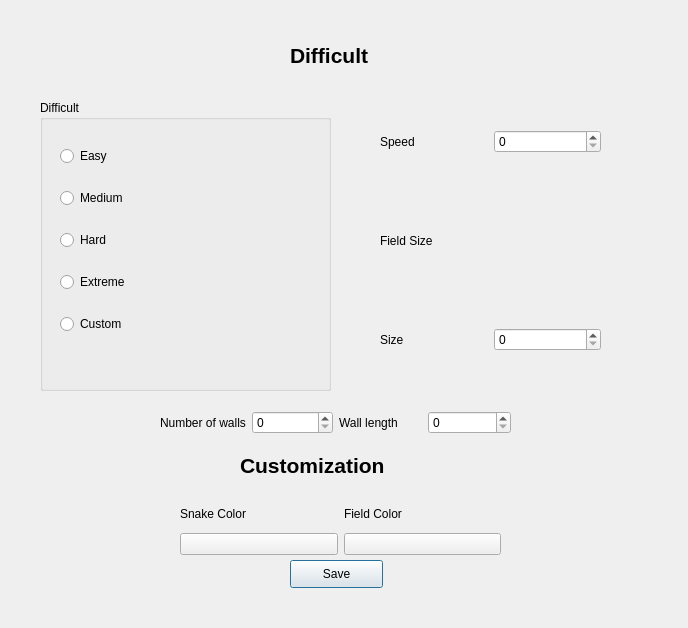
<?xml version="1.0" encoding="UTF-8"?>
<ui version="4.0">
 <class>Settings</class>
 <widget class="QDialog" name="Settings">
  <property name="geometry">
   <rect>
    <x>0</x>
    <y>0</y>
    <width>688</width>
    <height>628</height>
   </rect>
  </property>
  <property name="windowTitle">
   <string>Dialog</string>
  </property>
  <widget class="QLabel" name="lblDifficult">
   <property name="geometry">
    <rect>
     <x>290</x>
     <y>40</y>
     <width>191</width>
     <height>31</height>
    </rect>
   </property>
   <property name="font">
    <font>
     <pointsize>16</pointsize>
     <weight>75</weight>
     <bold>true</bold>
    </font>
   </property>
   <property name="text">
    <string>Difficult</string>
   </property>
  </widget>
  <widget class="QGroupBox" name="groupBox">
   <property name="geometry">
    <rect>
     <x>40</x>
     <y>100</y>
     <width>291</width>
     <height>291</height>
    </rect>
   </property>
   <property name="title">
    <string>Difficult</string>
   </property>
   <widget class="QWidget" name="layoutWidget">
    <property name="geometry">
     <rect>
      <x>20</x>
      <y>30</y>
      <width>221</width>
      <height>221</height>
     </rect>
    </property>
    <layout class="QVBoxLayout" name="verticalLayout">
     <item>
      <widget class="QRadioButton" name="rbEasy">
       <property name="text">
        <string>Easy</string>
       </property>
      </widget>
     </item>
     <item>
      <widget class="QRadioButton" name="rbMedium">
       <property name="text">
        <string>Medium</string>
       </property>
      </widget>
     </item>
     <item>
      <widget class="QRadioButton" name="rbHard">
       <property name="text">
        <string>Hard</string>
       </property>
      </widget>
     </item>
     <item>
      <widget class="QRadioButton" name="rbExtreme">
       <property name="text">
        <string>Extreme</string>
       </property>
      </widget>
     </item>
     <item>
      <widget class="QRadioButton" name="rbCustom">
       <property name="text">
        <string>Custom</string>
       </property>
      </widget>
     </item>
    </layout>
   </widget>
  </widget>
  <widget class="QPushButton" name="SaveButton">
   <property name="geometry">
    <rect>
     <x>290</x>
     <y>560</y>
     <width>93</width>
     <height>28</height>
    </rect>
   </property>
   <property name="text">
    <string>Save</string>
   </property>
  </widget>
  <widget class="QLabel" name="label_5">
   <property name="geometry">
    <rect>
     <x>240</x>
     <y>450</y>
     <width>211</width>
     <height>31</height>
    </rect>
   </property>
   <property name="font">
    <font>
     <pointsize>16</pointsize>
     <weight>75</weight>
     <bold>true</bold>
    </font>
   </property>
   <property name="text">
    <string>Customization</string>
   </property>
  </widget>
  <widget class="QWidget" name="layoutWidget">
   <property name="geometry">
    <rect>
     <x>380</x>
     <y>130</y>
     <width>221</width>
     <height>221</height>
    </rect>
   </property>
   <layout class="QVBoxLayout" name="verticalLayout_2">
    <item>
     <layout class="QHBoxLayout" name="horizontalLayout">
      <item>
       <widget class="QLabel" name="label">
        <property name="text">
         <string>Speed</string>
        </property>
       </widget>
      </item>
      <item>
       <widget class="QSpinBox" name="snakeSpeed"/>
      </item>
     </layout>
    </item>
    <item>
     <widget class="QLabel" name="label_2">
      <property name="text">
       <string>Field Size</string>
      </property>
     </widget>
    </item>
    <item>
     <layout class="QHBoxLayout" name="horizontalLayout_2">
      <item>
       <widget class="QLabel" name="label_3">
        <property name="text">
         <string>Size</string>
        </property>
       </widget>
      </item>
      <item>
       <widget class="QSpinBox" name="fieldSize"/>
      </item>
     </layout>
    </item>
   </layout>
  </widget>
  <widget class="QWidget" name="layoutWidget">
   <property name="geometry">
    <rect>
     <x>0</x>
     <y>0</y>
     <width>2</width>
     <height>2</height>
    </rect>
   </property>
   <layout class="QHBoxLayout" name="horizontalLayout_4"/>
  </widget>
  <widget class="QWidget" name="layoutWidget">
   <property name="geometry">
    <rect>
     <x>0</x>
     <y>0</y>
     <width>2</width>
     <height>2</height>
    </rect>
   </property>
   <layout class="QHBoxLayout" name="horizontalLayout_5"/>
  </widget>
  <widget class="QWidget" name="layoutWidget">
   <property name="geometry">
    <rect>
     <x>180</x>
     <y>500</y>
     <width>321</width>
     <height>55</height>
    </rect>
   </property>
   <layout class="QHBoxLayout" name="horizontalLayout_6">
    <item>
     <layout class="QVBoxLayout" name="verticalLayout_3">
      <item>
       <widget class="QLabel" name="label_6">
        <property name="text">
         <string>Snake Color</string>
        </property>
       </widget>
      </item>
      <item>
       <widget class="QPushButton" name="snakeColorBtn">
        <property name="text">
         <string/>
        </property>
       </widget>
      </item>
     </layout>
    </item>
    <item>
     <layout class="QVBoxLayout" name="verticalLayout_4">
      <item>
       <widget class="QLabel" name="label_7">
        <property name="text">
         <string>Field Color</string>
        </property>
       </widget>
      </item>
      <item>
       <widget class="QPushButton" name="fieldColorBtn">
        <property name="text">
         <string/>
        </property>
       </widget>
      </item>
     </layout>
    </item>
   </layout>
  </widget>
  <widget class="QWidget" name="">
   <property name="geometry">
    <rect>
     <x>160</x>
     <y>410</y>
     <width>351</width>
     <height>26</height>
    </rect>
   </property>
   <layout class="QHBoxLayout" name="horizontalLayout_8">
    <item>
     <layout class="QHBoxLayout" name="horizontalLayout_3">
      <item>
       <widget class="QLabel" name="label_4">
        <property name="text">
         <string>Number of walls</string>
        </property>
       </widget>
      </item>
      <item>
       <widget class="QSpinBox" name="numOfWalls"/>
      </item>
     </layout>
    </item>
    <item>
     <layout class="QHBoxLayout" name="horizontalLayout_7">
      <item>
       <widget class="QLabel" name="label_8">
        <property name="text">
         <string>Wall length</string>
        </property>
       </widget>
      </item>
      <item>
       <widget class="QSpinBox" name="wallLength"/>
      </item>
     </layout>
    </item>
   </layout>
  </widget>
 </widget>
 <resources/>
 <connections/>
</ui>
